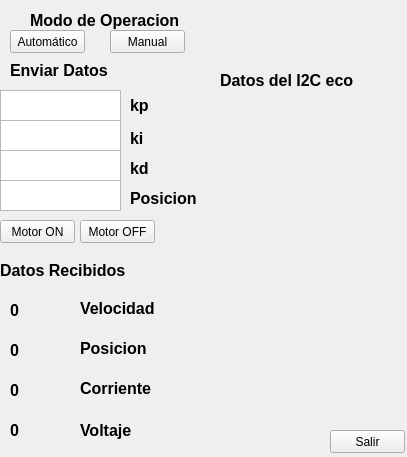
<?xml version="1.0" encoding="UTF-8"?>
<ui version="4.0">
 <class>VentanaInicio</class>
 <widget class="QWidget" name="VentanaInicio">
  <property name="geometry">
   <rect>
    <x>0</x>
    <y>0</y>
    <width>407</width>
    <height>457</height>
   </rect>
  </property>
  <property name="windowTitle">
   <string>ControladorMotor </string>
  </property>
  <widget class="QLabel" name="label_2">
   <property name="geometry">
    <rect>
     <x>80</x>
     <y>300</y>
     <width>91</width>
     <height>16</height>
    </rect>
   </property>
   <property name="font">
    <font>
     <pointsize>12</pointsize>
     <weight>75</weight>
     <bold>true</bold>
    </font>
   </property>
   <property name="text">
    <string>Velocidad</string>
   </property>
  </widget>
  <widget class="QLabel" name="label_3">
   <property name="geometry">
    <rect>
     <x>80</x>
     <y>340</y>
     <width>71</width>
     <height>16</height>
    </rect>
   </property>
   <property name="font">
    <font>
     <pointsize>12</pointsize>
     <weight>75</weight>
     <bold>true</bold>
    </font>
   </property>
   <property name="text">
    <string>Posicion</string>
   </property>
  </widget>
  <widget class="QPushButton" name="boton_automatico">
   <property name="geometry">
    <rect>
     <x>10</x>
     <y>30</y>
     <width>75</width>
     <height>23</height>
    </rect>
   </property>
   <property name="text">
    <string>Automático</string>
   </property>
  </widget>
  <widget class="QPushButton" name="boton_manual">
   <property name="geometry">
    <rect>
     <x>110</x>
     <y>30</y>
     <width>75</width>
     <height>23</height>
    </rect>
   </property>
   <property name="text">
    <string>Manual</string>
   </property>
  </widget>
  <widget class="QPushButton" name="boton_salir">
   <property name="geometry">
    <rect>
     <x>330</x>
     <y>430</y>
     <width>75</width>
     <height>23</height>
    </rect>
   </property>
   <property name="text">
    <string>Salir</string>
   </property>
  </widget>
  <widget class="QLabel" name="label_4">
   <property name="geometry">
    <rect>
     <x>80</x>
     <y>420</y>
     <width>61</width>
     <height>21</height>
    </rect>
   </property>
   <property name="font">
    <font>
     <pointsize>12</pointsize>
     <weight>75</weight>
     <bold>true</bold>
    </font>
   </property>
   <property name="text">
    <string>Voltaje</string>
   </property>
  </widget>
  <widget class="QLabel" name="label_5">
   <property name="geometry">
    <rect>
     <x>80</x>
     <y>380</y>
     <width>81</width>
     <height>16</height>
    </rect>
   </property>
   <property name="font">
    <font>
     <pointsize>12</pointsize>
     <weight>75</weight>
     <bold>true</bold>
    </font>
   </property>
   <property name="text">
    <string>Corriente</string>
   </property>
  </widget>
  <widget class="QLabel" name="label_7">
   <property name="geometry">
    <rect>
     <x>130</x>
     <y>190</y>
     <width>71</width>
     <height>16</height>
    </rect>
   </property>
   <property name="font">
    <font>
     <pointsize>12</pointsize>
     <weight>75</weight>
     <bold>true</bold>
    </font>
   </property>
   <property name="text">
    <string>Posicion</string>
   </property>
  </widget>
  <widget class="QLabel" name="label">
   <property name="geometry">
    <rect>
     <x>0</x>
     <y>260</y>
     <width>141</width>
     <height>21</height>
    </rect>
   </property>
   <property name="font">
    <font>
     <pointsize>12</pointsize>
     <weight>75</weight>
     <bold>true</bold>
    </font>
   </property>
   <property name="text">
    <string>Datos Recibidos</string>
   </property>
  </widget>
  <widget class="QLabel" name="label_8">
   <property name="geometry">
    <rect>
     <x>10</x>
     <y>60</y>
     <width>141</width>
     <height>21</height>
    </rect>
   </property>
   <property name="font">
    <font>
     <pointsize>12</pointsize>
     <weight>75</weight>
     <bold>true</bold>
    </font>
   </property>
   <property name="text">
    <string>Enviar Datos</string>
   </property>
  </widget>
  <widget class="QLabel" name="label_9">
   <property name="geometry">
    <rect>
     <x>30</x>
     <y>10</y>
     <width>171</width>
     <height>21</height>
    </rect>
   </property>
   <property name="font">
    <font>
     <pointsize>12</pointsize>
     <weight>75</weight>
     <bold>true</bold>
    </font>
   </property>
   <property name="text">
    <string>Modo de Operacion</string>
   </property>
  </widget>
  <widget class="QLabel" name="label_estado">
   <property name="geometry">
    <rect>
     <x>230</x>
     <y>10</y>
     <width>271</width>
     <height>31</height>
    </rect>
   </property>
   <property name="font">
    <font>
     <family>Times New Roman</family>
     <pointsize>14</pointsize>
     <weight>75</weight>
     <bold>true</bold>
     <underline>true</underline>
    </font>
   </property>
   <property name="text">
    <string/>
   </property>
  </widget>
  <widget class="QLabel" name="label_11">
   <property name="geometry">
    <rect>
     <x>130</x>
     <y>160</y>
     <width>71</width>
     <height>16</height>
    </rect>
   </property>
   <property name="font">
    <font>
     <pointsize>12</pointsize>
     <weight>75</weight>
     <bold>true</bold>
    </font>
   </property>
   <property name="text">
    <string>kd</string>
   </property>
  </widget>
  <widget class="QLabel" name="label_12">
   <property name="geometry">
    <rect>
     <x>130</x>
     <y>130</y>
     <width>71</width>
     <height>16</height>
    </rect>
   </property>
   <property name="font">
    <font>
     <pointsize>12</pointsize>
     <weight>75</weight>
     <bold>true</bold>
    </font>
   </property>
   <property name="text">
    <string>ki</string>
   </property>
  </widget>
  <widget class="QLabel" name="label_13">
   <property name="geometry">
    <rect>
     <x>130</x>
     <y>90</y>
     <width>71</width>
     <height>31</height>
    </rect>
   </property>
   <property name="font">
    <font>
     <pointsize>12</pointsize>
     <weight>75</weight>
     <bold>true</bold>
    </font>
   </property>
   <property name="text">
    <string>kp</string>
   </property>
  </widget>
  <widget class="QTextEdit" name="text_posicion">
   <property name="geometry">
    <rect>
     <x>0</x>
     <y>180</y>
     <width>121</width>
     <height>31</height>
    </rect>
   </property>
  </widget>
  <widget class="QTextEdit" name="text_kd">
   <property name="geometry">
    <rect>
     <x>0</x>
     <y>150</y>
     <width>121</width>
     <height>31</height>
    </rect>
   </property>
  </widget>
  <widget class="QTextEdit" name="text_ki">
   <property name="geometry">
    <rect>
     <x>0</x>
     <y>120</y>
     <width>121</width>
     <height>31</height>
    </rect>
   </property>
  </widget>
  <widget class="QTextEdit" name="text_kp">
   <property name="geometry">
    <rect>
     <x>0</x>
     <y>90</y>
     <width>121</width>
     <height>31</height>
    </rect>
   </property>
  </widget>
  <widget class="QLabel" name="label_text">
   <property name="geometry">
    <rect>
     <x>230</x>
     <y>110</y>
     <width>121</width>
     <height>81</height>
    </rect>
   </property>
   <property name="font">
    <font>
     <pointsize>12</pointsize>
     <weight>75</weight>
     <bold>true</bold>
    </font>
   </property>
   <property name="text">
    <string/>
   </property>
  </widget>
  <widget class="QLabel" name="label_14">
   <property name="geometry">
    <rect>
     <x>220</x>
     <y>70</y>
     <width>151</width>
     <height>21</height>
    </rect>
   </property>
   <property name="font">
    <font>
     <pointsize>12</pointsize>
     <weight>75</weight>
     <bold>true</bold>
    </font>
   </property>
   <property name="text">
    <string>Datos del I2C eco</string>
   </property>
  </widget>
  <widget class="QLabel" name="label_velocidad">
   <property name="geometry">
    <rect>
     <x>10</x>
     <y>300</y>
     <width>51</width>
     <height>21</height>
    </rect>
   </property>
   <property name="font">
    <font>
     <pointsize>12</pointsize>
     <weight>75</weight>
     <bold>true</bold>
    </font>
   </property>
   <property name="text">
    <string>0</string>
   </property>
  </widget>
  <widget class="QLabel" name="label_posicion">
   <property name="geometry">
    <rect>
     <x>10</x>
     <y>340</y>
     <width>51</width>
     <height>21</height>
    </rect>
   </property>
   <property name="font">
    <font>
     <pointsize>12</pointsize>
     <weight>75</weight>
     <bold>true</bold>
    </font>
   </property>
   <property name="text">
    <string>0</string>
   </property>
  </widget>
  <widget class="QLabel" name="label_corriente">
   <property name="geometry">
    <rect>
     <x>10</x>
     <y>380</y>
     <width>51</width>
     <height>21</height>
    </rect>
   </property>
   <property name="font">
    <font>
     <pointsize>12</pointsize>
     <weight>75</weight>
     <bold>true</bold>
    </font>
   </property>
   <property name="text">
    <string>0</string>
   </property>
  </widget>
  <widget class="QLabel" name="label_voltaje">
   <property name="geometry">
    <rect>
     <x>10</x>
     <y>420</y>
     <width>51</width>
     <height>21</height>
    </rect>
   </property>
   <property name="font">
    <font>
     <pointsize>12</pointsize>
     <weight>75</weight>
     <bold>true</bold>
    </font>
   </property>
   <property name="text">
    <string>0</string>
   </property>
  </widget>
  <widget class="QPushButton" name="boton_on">
   <property name="geometry">
    <rect>
     <x>0</x>
     <y>220</y>
     <width>75</width>
     <height>23</height>
    </rect>
   </property>
   <property name="text">
    <string>Motor ON</string>
   </property>
  </widget>
  <widget class="QPushButton" name="boton_off">
   <property name="geometry">
    <rect>
     <x>80</x>
     <y>220</y>
     <width>75</width>
     <height>23</height>
    </rect>
   </property>
   <property name="text">
    <string>Motor OFF</string>
   </property>
  </widget>
 </widget>
 <resources/>
 <connections>
  <connection>
   <sender>boton_salir</sender>
   <signal>clicked()</signal>
   <receiver>VentanaInicio</receiver>
   <slot>close()</slot>
   <hints>
    <hint type="sourcelabel">
     <x>495</x>
     <y>426</y>
    </hint>
    <hint type="destinationlabel">
     <x>508</x>
     <y>342</y>
    </hint>
   </hints>
  </connection>
 </connections>
</ui>
